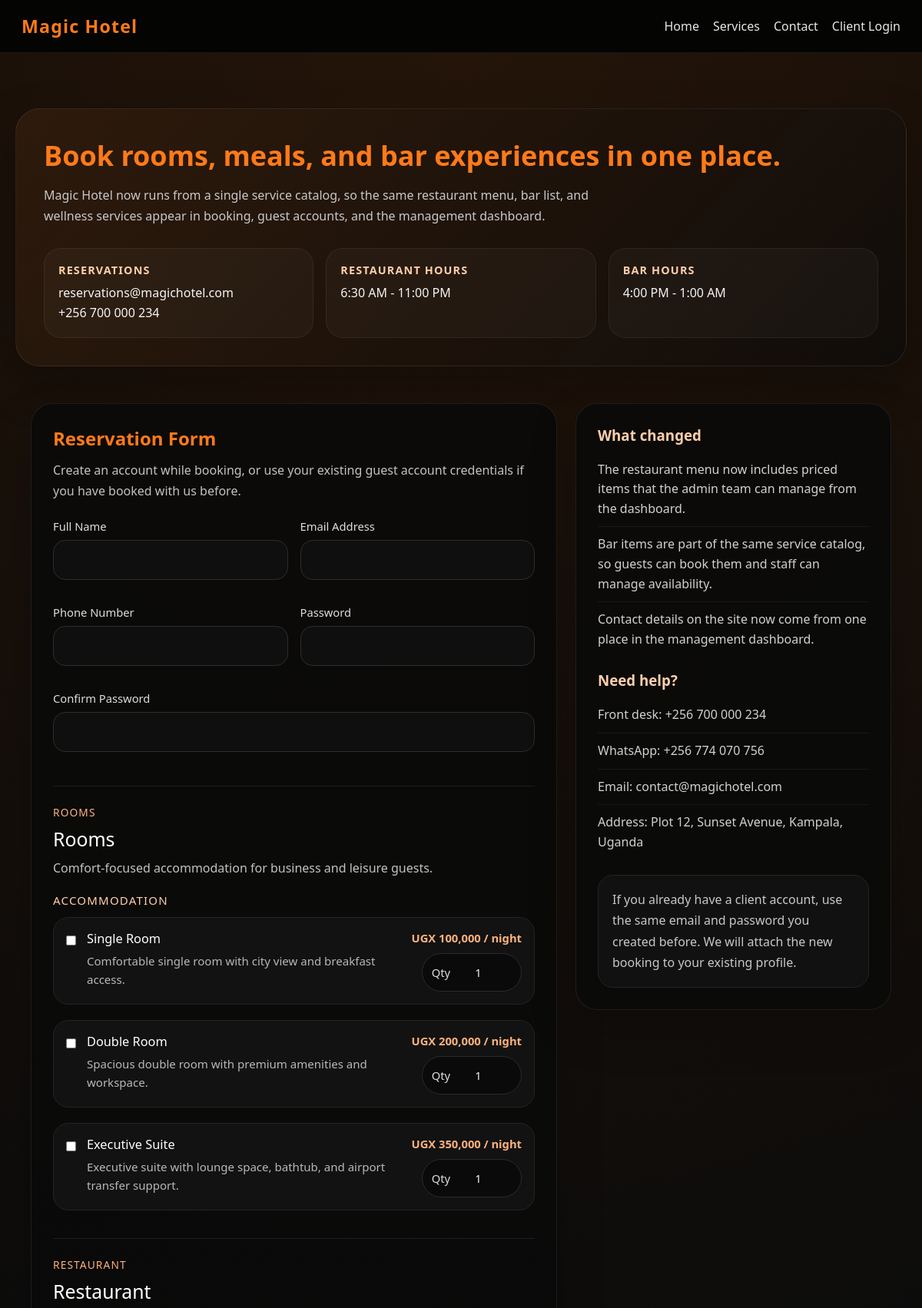
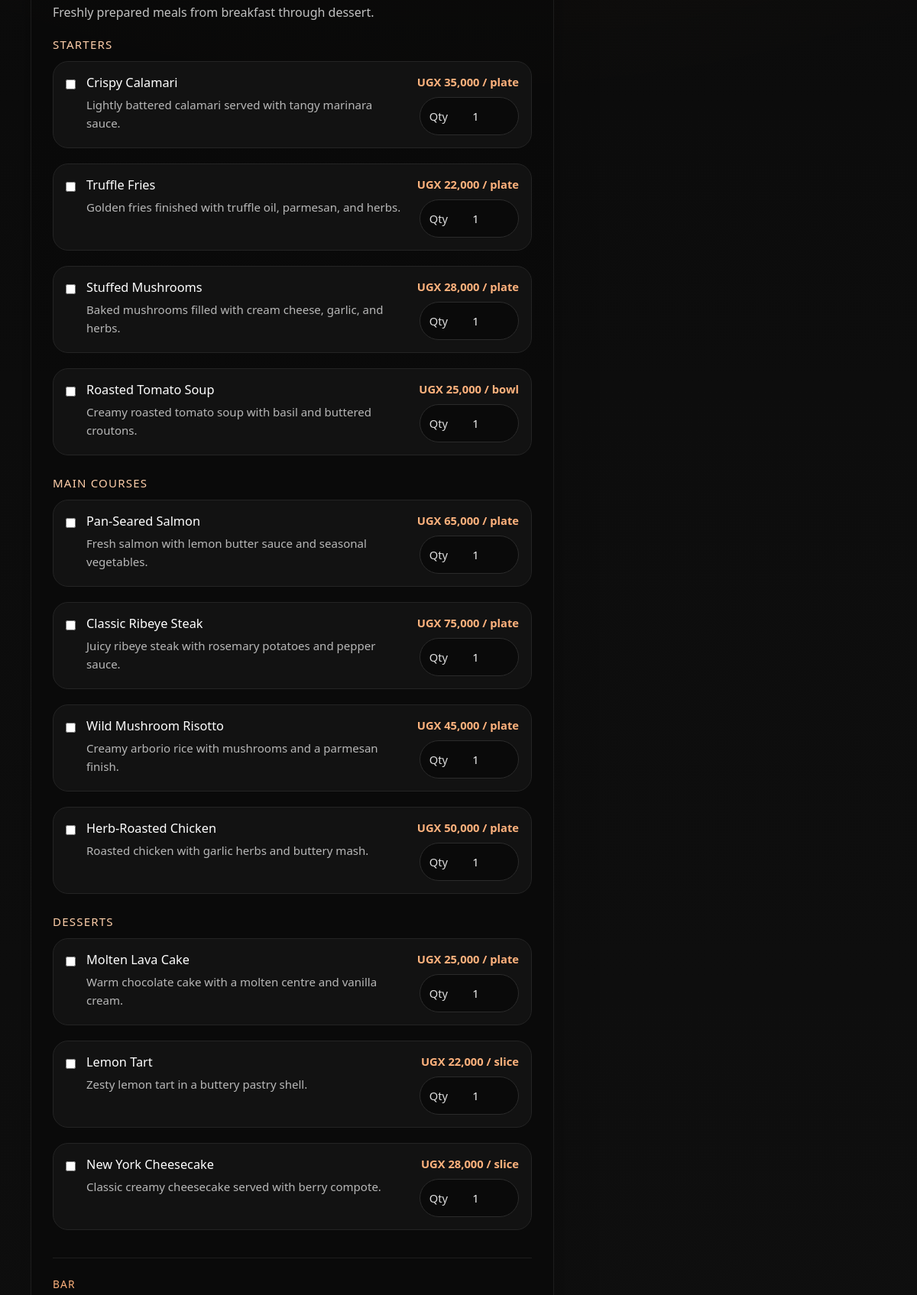
Screenshot of /booking.php (upper part) with the database file from the repository (2 pictures, top to bottom).
### tables this page shows
CREATE TABLE IF NOT EXISTS services (
    id INT(11) NOT NULL AUTO_INCREMENT,
    category VARCHAR(50) NOT NULL,
    menu_section VARCHAR(100) NOT NULL DEFAULT 'General',
    service_name VARCHAR(255) NOT NULL,
    description TEXT DEFAULT NULL,
    price DECIMAL(10,2) NOT NULL,
    pricing_unit VARCHAR(50) NOT NULL DEFAULT 'item',
    sort_order INT(11) NOT NULL DEFAULT 0,
    is_available TINYINT(1) DEFAULT 1,
    PRIMARY KEY (id),
    KEY idx_services_category (category),
    KEY idx_services_availability (is_available)
);

### hotel_helpers.php (called while the page is built, shortened)
<?php
function getCategoryMeta(): array
{
    return [
        'rooms' => [
            'label' => 'Rooms',
            'summary' => 'Comfort-focused accommodation for business and leisure guests.'
        ],
        'restaurant' => [
            'label' => 'Restaurant',
            'summary' => 'Freshly prepared meals from breakfast through dessert.'
        ],
        'bar' => [
            'label' => 'Bar',
            'summary' => 'Cocktails, wines, mocktails, coffee, and evening lounge favourites.'
        ],
        'spa' => [
            'label' => 'Spa & Wellness',
            'summary' => 'Relaxation, beauty, and self-care sessions for every schedule.'
        ],
        'gym' => [
            'label' => 'Gym & Fitness',
            'summary' => 'Fitness access, training support, and wellness sessions.'
        ],
    ];
}
function formatUgx(float $amount): string
{
    return 'UGX ' . number_format($amount, 0);
}
function getHotelSettingDefaults(): array
{
    return [
        'hotel_name' => 'Magic Hotel',
        'tagline' => 'Where elegance meets comfort.',
        'primary_phone' => '+256 700 000 234',
        'secondary_phone' => '+256 774 070 756',
        'whatsapp_number' => '256774070756',
        'email' => 'contact@magichotel.com',
        'reservation_email' => 'reservations@magichotel.com',
        'address' => 'Plot 12, Sunset Avenue, Kampala, Uganda',
        'front_desk_hours' => 'Open 24/7',
        'restaurant_hours' => '6:30 AM - 11:00 PM',
        'bar_hours' => '4:00 PM - 1:00 AM',
    ];
}
function getHotelSettings(mysqli $conn): array
{
    $settings = getHotelSettingDefaults();
    $result = $conn->query("SELECT setting_key, setting_value FROM hotel_settings");
    if ($result instanceof mysqli_result) {
        while ($row = $result->fetch_assoc()) {
            $settings[$row['setting_key']] = $row['setting_value'];
        }
    }
    return $settings;
}
function getServiceCatalog(mysqli $conn, bool $availableOnly = true): array
{
    $filters = $availableOnly ? "WHERE is_available = 1" : "";
    $sql = "
        SELECT id, category, menu_section, service_name, description, price, pricing_unit, sort_order, is_available
        FROM services
        $filters
        ORDER BY
            FIELD(category, 'rooms', 'restaurant', 'bar', 'spa', 'gym'),
            sort_order ASC,
            service_name ASC
    ";
    $result = $conn->query($sql);
    $catalog = [];
    if ($result instanceof mysqli_result) {
        while ($row = $result->fetch_assoc()) {
            $category = $row['category'];
            $section = trim((string) $row['menu_section']) !== '' ? $row['menu_section'] : 'General';
            if (!isset($catalog[$category])) {
                $catalog[$category] = [];
            }
            if (!isset($catalog[$category][$section])) {
                $catalog[$category][$section] = [];
            }
            $catalog[$category][$section][] = $row;
        }
    }
    return $catalog;
}

### booking.php (the view, shortened to what this page needs)
<?php
require_once 'config.php';
require_once 'hotel_helpers.php';
$catalog = getServiceCatalog($conn, true);
$categoryMeta = getCategoryMeta();
$settings = getHotelSettings($conn);
?>
<!DOCTYPE html>
<html lang="en">
<head>
</head>
<body>
    <nav class="navbar">
        <a class="logo" href="index.html"><?php echo htmlspecialchars($settings['hotel_name']); ?></a>
        <div class="nav-links">
            <a href="index.html">Home</a>
            <a href="services.php">Services</a>
            <a href="contact.php">Contact</a>
            <a href="login.php">Client Login</a>
        </div>
    </nav>
    <section class="hero">
        <div class="hero-card">
            <h1>Book rooms, meals, and bar experiences in one place.</h1>
            <p>Magic Hotel now runs from a single service catalog, so the same restaurant menu, bar list, and wellness services appear in booking, guest accounts, and the management dashboard.</p>
            <div class="hero-meta">
                <div class="hero-stat">
                    <strong>Reservations</strong>
                    <span><?php echo htmlspecialchars($settings['reservation_email']); ?><br><?php echo htmlspecialchars($settings['primary_phone']); ?></span>
                </div>
                <div class="hero-stat">
                    <strong>Restaurant Hours</strong>
                    <span><?php echo htmlspecialchars($settings['restaurant_hours']); ?></span>
                </div>
                <div class="hero-stat">
                    <strong>Bar Hours</strong>
                    <span><?php echo htmlspecialchars($settings['bar_hours']); ?></span>
                </div>
            </div>
        </div>
    </section>
    <main class="wrap">
        <div class="layout">
            <section class="panel">
                <h2>Reservation Form</h2>
                <p>Create an account while booking, or use your existing guest account credentials if you have booked with us before.</p>
                <form method="POST" oninput="calculateTotal()">
                    <div class="field-grid">
                        <div class="field">
                            <label for="name">Full Name</label>
                            <input id="name" type="text" name="name" required>
                        </div>
                        <div class="field">
                            <label for="email">Email Address</label>
                            <input id="email" type="email" name="email" required>
                        </div>
                        <div class="field">
                            <label for="phone">Phone Number</label>
                            <input id="phone" type="tel" name="phone" required>
                        </div>
                        <div class="field">
                            <label for="password">Password</label>
                            <input id="password" type="password" name="password" required>
                        </div>
                        <div class="field full">
                            <label for="confirm_password">Confirm Password</label>
                            <input id="confirm_password" type="password" name="confirm_password" required>
                        </div>
                    </div>
                    <?php foreach ($catalog as $category => $sections): ?>
                        <div class="service-category">
                            <div class="category-heading"><?php echo htmlspecialchars($categoryMeta[$category]['label'] ?? ucfirst($category)); ?></div>
                            <div class="category-title"><?php echo htmlspecialchars($categoryMeta[$category]['label'] ?? ucfirst($category)); ?></div>
                            <p><?php echo htmlspecialchars($categoryMeta[$category]['summary'] ?? ''); ?></p>
                            <?php foreach ($sections as $sectionName => $services): ?>
                                <div class="section-label"><?php echo htmlspecialchars($sectionName); ?></div>
                                <div class="service-list">
                                    <?php foreach ($services as $service): ?>
                                        <label class="service-item">
                                            <div class="service-selector">
                                                <input
                                                    type="checkbox"
                                                    name="service_id[]"
                                                    value="<?php echo (int) $service['id']; ?>"
                                                    data-price="<?php echo (float) $service['price']; ?>"
                                                    onchange="calculateTotal()"
                                                >
                                            </div>
                                            <div>
                                                <div class="service-title"><?php echo htmlspecialchars($service['service_name']); ?></div>
                                                <div class="service-desc"><?php echo htmlspecialchars((string) $service['description']); ?></div>
                                            </div>
                                            <div class="service-meta">
                                                <div class="service-price">
                                                    <?php echo htmlspecialchars(formatUgx((float) $service['price'])); ?> / <?php echo htmlspecialchars($service['pricing_unit']); ?>
                                                </div>
                                                <div class="qty-box">
                                                    <span>Qty</span>
                                                    <input
                                                        type="number"
                                                        name="qty[<?php echo (int) $service['id']; ?>]"
                                                        min="1"
                                                        value="1"
                                                        onchange="calculateTotal()"
                                                    >
                                                </div>
                                            </div>
                                        </label>
                                    <?php endforeach; ?>
                                </div>
                            <?php endforeach; ?>
                        </div>
                    <?php endforeach; ?>
                </form>
            </section>
            <aside class="panel">
                <div class="sidebar-block">
                    <h3>What changed</h3>
                    <ul>
                        <li>The restaurant menu now includes priced items that the admin team can manage from the dashboard.</li>
                        <li>Bar items are part of the same service catalog, so guests can book them and staff can manage availability.</li>
                        <li>Contact details on the site now come from one place in the management dashboard.</li>
                    </ul>
                </div>
                <div class="sidebar-block">
                    <h3>Need help?</h3>
                    <ul>
                        <li>Front desk: <?php echo htmlspecialchars($settings['primary_phone']); ?></li>
                        <li>WhatsApp: <?php echo htmlspecialchars($settings['secondary_phone']); ?></li>
                        <li>Email: <?php echo htmlspecialchars($settings['email']); ?></li>
                        <li>Address: <?php echo htmlspecialchars($settings['address']); ?></li>
                    </ul>
                </div>
                <div class="sidebar-note">
                    If you already have a client account, use the same email and password you created before. We will attach the new booking to your existing profile.
                </div>
            </aside>
        </div>
    </main>
</body>
</html>

### booking.php (style rules this page uses)
* { box-sizing: border-box; margin: 0; padding: 0; }
body { font-family: "Segoe UI", Arial, sans-serif; background: radial-gradient(circle at top, rgba(255, 122, 26, 0.12), transparent 30%), linear-gradient(180deg, #070707, #0d0d0d 36%, #121212); color: #f3f3f3; }
.navbar { position: sticky; top: 0; z-index: 10; display: flex; justify-content: space-between; align-items: center; gap: 16px; padding: 18px 28px; background: rgba(4, 4, 4, 0.96); border-bottom: 1px solid rgba(255, 255, 255, 0.08); }
.logo { color: #ff7a1a; text-decoration: none; font-size: 1.45rem; font-weight: 700; letter-spacing: 0.05em; }
.nav-links { display: flex; flex-wrap: wrap; gap: 18px; }
.nav-links a { color: #e7e7e7; text-decoration: none; }
.hero { padding: 72px 20px 48px; }
.hero-card { width: min(1160px, 100%); margin: 0 auto; padding: 36px; border-radius: 32px; background: linear-gradient(135deg, rgba(255, 122, 26, 0.14), rgba(255, 122, 26, 0.02)), rgba(10, 10, 10, 0.92); border: 1px solid rgba(255, 255, 255, 0.08); box-shadow: 0 25px 60px rgba(0, 0, 0, 0.28); }
.hero-card h1 { font-size: clamp(2.1rem, 3vw, 3.3rem); color: #ff7a1a; margin-bottom: 14px; }
.hero-card p { max-width: 760px; color: #c8c8c8; line-height: 1.7; }
.hero-meta { display: grid; grid-template-columns: repeat(auto-fit, minmax(220px, 1fr)); gap: 16px; margin-top: 28px; }
.hero-stat { padding: 18px; border-radius: 22px; background: rgba(255, 255, 255, 0.03); border: 1px solid rgba(255, 255, 255, 0.06); }
.hero-stat strong { display: block; color: #ffcfaa; margin-bottom: 8px; font-size: 0.9rem; text-transform: uppercase; letter-spacing: 0.08em; }
.hero-stat span { color: #f5f5f5; line-height: 1.6; }
.wrap { width: min(1160px, 100%); margin: 0 auto; padding: 0 20px 56px; }
.layout { display: grid; grid-template-columns: 1.25fr 0.75fr; gap: 24px; align-items: start; }
.panel { padding: 28px; border-radius: 28px; background: rgba(10, 10, 10, 0.92); border: 1px solid rgba(255, 255, 255, 0.08); box-shadow: 0 25px 60px rgba(0, 0, 0, 0.22); }
.panel h2 { color: #ff7a1a; margin-bottom: 12px; }
.panel p { color: #c2c2c2; line-height: 1.7; }
.field-grid { display: grid; grid-template-columns: repeat(2, minmax(0, 1fr)); gap: 16px; margin-top: 22px; }
.field { margin-bottom: 16px; }
.field.full { grid-column: 1 / -1; }
label { display: block; margin-bottom: 8px; font-size: 0.92rem; color: #dedede; }
input, textarea { width: 100%; padding: 14px 16px; border-radius: 16px; border: 1px solid #2d2d2d; background: #0f0f0f; color: #f5f5f5; font: inherit; }
.service-category { margin-top: 28px; padding-top: 24px; border-top: 1px solid rgba(255, 255, 255, 0.08); }
.category-heading { margin-bottom: 8px; color: #ffb27d; letter-spacing: 0.08em; text-transform: uppercase; font-size: 0.86rem; }
.category-title { font-size: 1.55rem; color: #ffffff; margin-bottom: 8px; }
.section-label { margin: 18px 0 12px; color: #ffcfaa; font-size: 0.94rem; text-transform: uppercase; letter-spacing: 0.08em; }
.service-list { display: grid; gap: 12px; }
.service-item { display: grid; grid-template-columns: auto 1fr auto; gap: 14px; align-items: start; padding: 16px; border-radius: 20px; background: #121212; border: 1px solid #242424; }
.service-selector { margin-top: 4px; }
.service-title { font-size: 1.02rem; color: #ffffff; margin-bottom: 6px; }
.service-desc { color: #b8b8b8; line-height: 1.6; font-size: 0.94rem; }
.service-meta { min-width: 140px; text-align: right; }
.service-price { color: #ffb27d; font-weight: 700; margin-bottom: 10px; }
.qty-box { display: inline-flex; align-items: center; gap: 8px; background: #0a0a0a; border: 1px solid #2b2b2b; border-radius: 999px; padding: 8px 12px; }
.qty-box input { width: 72px; padding: 6px 8px; background: transparent; border: none; text-align: center; box-shadow: none; }
.sidebar-block + .sidebar-block { margin-top: 18px; }
.sidebar-block h3 { color: #ffcfaa; margin-bottom: 10px; }
.sidebar-block ul { list-style: none; }
.sidebar-block li { color: #d1d1d1; padding: 10px 0; border-bottom: 1px solid rgba(255, 255, 255, 0.06); line-height: 1.6; }
.sidebar-block li:last-child { border-bottom: none; }
.sidebar-note { margin-top: 20px; padding: 18px; border-radius: 20px; background: #111111; border: 1px solid #242424; color: #c8c8c8; line-height: 1.7; }

### rows the page displays
services: service_name "Single Room", description "Comfortable single room with city view and breakfast access.", price "UGX 100,000", pricing_unit "night", id "1"
services: service_name "Double Room", description "Spacious double room with premium amenities and workspace.", price "UGX 200,000", pricing_unit "night", id "1"
services: service_name "Executive Suite", description "Executive suite with lounge space, bathtub, and airport transfer support.", price "UGX 350,000", pricing_unit "night", id "1"
services: service_name "Crispy Calamari", description "Lightly battered calamari served with tangy marinara sauce.", price "UGX 35,000", pricing_unit "plate", id "1"
services: service_name "Truffle Fries", description "Golden fries finished with truffle oil, parmesan, and herbs.", price "UGX 22,000", pricing_unit "plate", id "1"
services: service_name "Stuffed Mushrooms", description "Baked mushrooms filled with cream cheese, garlic, and herbs.", price "UGX 28,000", pricing_unit "plate", id "1"
services: service_name "Roasted Tomato Soup", description "Creamy roasted tomato soup with basil and buttered croutons.", price "UGX 25,000", pricing_unit "bowl", id "1"
services: service_name "Pan-Seared Salmon", description "Fresh salmon with lemon butter sauce and seasonal vegetables.", price "UGX 65,000", pricing_unit "plate", id "1"
services: service_name "Classic Ribeye Steak", description "Juicy ribeye steak with rosemary potatoes and pepper sauce.", price "UGX 75,000", pricing_unit "plate", id "1"
services: service_name "Wild Mushroom Risotto", description "Creamy arborio rice with mushrooms and a parmesan finish.", price "UGX 45,000", pricing_unit "plate", id "1"
services: service_name "Herb-Roasted Chicken", description "Roasted chicken with garlic herbs and buttery mash.", price "UGX 50,000", pricing_unit "plate", id "1"
services: service_name "Molten Lava Cake", description "Warm chocolate cake with a molten centre and vanilla cream.", price "UGX 25,000", pricing_unit "plate", id "1"
services: service_name "Lemon Tart", description "Zesty lemon tart in a buttery pastry shell.", price "UGX 22,000", pricing_unit "slice", id "1"
services: service_name "New York Cheesecake", description "Classic creamy cheesecake served with berry compote.", price "UGX 28,000", pricing_unit "slice", id "1"

### other values shown
$settings['hotel_name'] "Magic Hotel"
$settings['reservation_email'] "reservations@magichotel.com"
$settings['primary_phone'] "+256 700 000 234"
$settings['restaurant_hours'] "6:30 AM - 11:00 PM"
$settings['bar_hours'] "4:00 PM - 1:00 AM"
$categoryMeta[$category]['label'] "ROOMS"
$categoryMeta[$category]['label'] "Rooms"
$categoryMeta[$category]['summary'] "Comfort-focused accommodation for business and leisure guests."
$sectionName "ACCOMMODATION"
$categoryMeta[$category]['label'] "RESTAURANT"
$categoryMeta[$category]['label'] "Restaurant"
$categoryMeta[$category]['summary'] "Freshly prepared meals from breakfast through dessert."
$sectionName "STARTERS"
$sectionName "MAIN COURSES"
$sectionName "DESSERTS"
